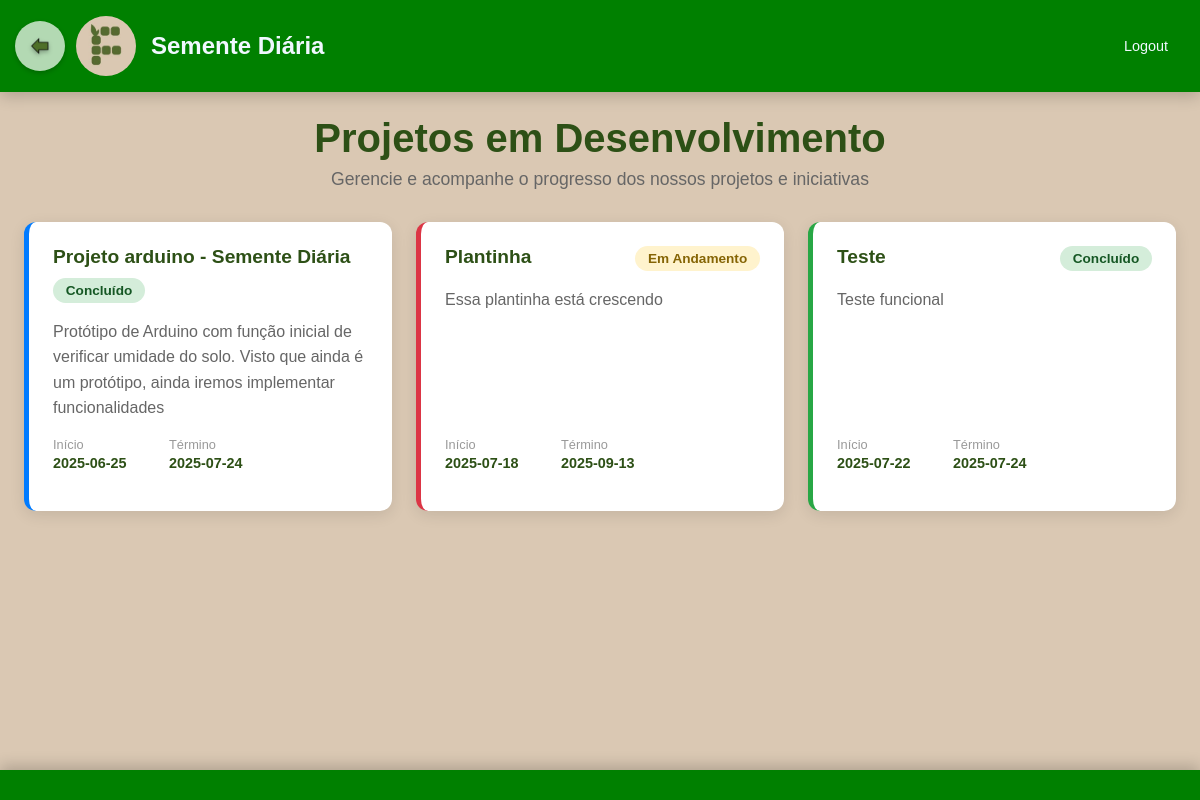
The app's page /projetos (signed in) with its own data.
### tables this page shows
CREATE TABLE eventos_calendario (
            id INTEGER PRIMARY KEY AUTOINCREMENT,
            titulo TEXT NOT NULL,
            descricao TEXT,
            data_inicio TEXT NOT NULL,
            data_fim TEXT,
            cor TEXT DEFAULT '#28a745',
            usuario_id INTEGER NOT NULL, progresso INTEGER DEFAULT 0,
            FOREIGN KEY (usuario_id) REFERENCES usuarios (id)
        );

### app.py (the view)
@app.route('/projetos')
@login_required
def projetos():
    projetos_raw = get_admin_projects()
    projetos = []
    data_atual = datetime.now()
    for p in projetos_raw:
        projeto = dict(p)
        try:
            data_inicio = datetime.strptime(projeto['data_inicio'], '%Y-%m-%d')
            data_fim = datetime.strptime(projeto['data_fim'], '%Y-%m-%d') if projeto['data_fim'] else None
            if data_fim and data_atual > data_fim:
                projeto.update({'status': 'concluido', 'status_texto': 'Concluído'})
            elif data_atual >= data_inicio:
                projeto.update({'status': 'em-andamento', 'status_texto': 'Em Andamento'})
            else:
                projeto.update({'status': 'aguardando', 'status_texto': 'Aguardando'})
        except ValueError:
            projeto.update({'status': 'aguardando', 'status_texto': 'Aguardando'})
        projetos.append(projeto)
    return render_template('projetos.html.j2', projetos=projetos)

### app.py (called while the page is built)
def get_db():
    conn = sqlite3.connect('app.db')
    conn.row_factory = sqlite3.Row
    return conn

def get_user_id(nome_usuario):
    with get_db() as conn:
        user = conn.execute('SELECT id FROM usuarios WHERE nome = ?', (nome_usuario,)).fetchone()
        return user['id'] if user else None

def is_admin():
    return session.get('usuario') == 'admin'

def get_admin_projects():
    admin_id = get_user_id('admin')
    if not admin_id:
        return []
    with get_db() as conn:
        return conn.execute('SELECT * FROM eventos_calendario WHERE usuario_id = ? ORDER BY data_inicio ASC',
                           (admin_id,)).fetchall()

def login_required(f):
    @wraps(f)
    def decorated(*args, **kwargs):
        if 'usuario' not in session:
            return redirect('/login')
        return f(*args, **kwargs)
    return decorated

@app.context_processor
def inject_user():
    return dict(
        session=session,
        is_admin=is_admin
    )

### templates/projetos.html.j2 (shortened to what this page needs)
<!DOCTYPE html>
<html lang="pt-br">
<head>
</head>
<body>
    <header>
        <button class="seta" onclick="window.location.href='/'">
            <img src="/static/download-removebg-preview.png" alt="Voltar">
        </button>
        <div class="header-left">
            <img class="logo" src="{{ url_for('static', filename='logo.png') }}" alt="Logo">
            <h1>Semente Diária</h1>
        </div>
        <div class="header-right">
            <a href="/logout">Logout</a>
        </div>
    </header>
    <main>
        <div class="page-header">
            <h1>Projetos em Desenvolvimento</h1>
            <p>Gerencie e acompanhe o progresso dos nossos projetos e iniciativas</p>
        </div>
        <div class="projetos-container">
            {% if projetos %}
                {% for projeto in projetos %}
                <div class="projeto-card" style="border-left-color: {{ projeto.cor or '#28a745' }};">
                    <div class="projeto-header">
                        <h2 class="projeto-titulo">{{ projeto.titulo }}</h2>
                        <span class="projeto-status {{ projeto.status }}">
                            {{ projeto.status_texto }}
                        </span>
                    </div>
                    {% if projeto.descricao %}
                    <div class="projeto-descricao">
                        {{ projeto.descricao }}
                    </div>
                    {% endif %}
                    <div class="projeto-datas">
                        <div class="data-item">
                            <span class="data-label">Início</span>
                            <span class="data-valor">{{ projeto.data_inicio }}</span>
                        </div>
                        {% if projeto.data_fim %}
                        <div class="data-item">
                            <span class="data-label">Término</span>
                            <span class="data-valor">{{ projeto.data_fim }}</span>
                        </div>
                        {% endif %}
                    </div>
                </div>
                {% endfor %}
            {% else %}
                <div class="nenhum-projeto">
                    <h2>Nenhum projeto encontrado</h2>
                    <p>Ainda não há projetos cadastrados no sistema.</p>
                    <a href="/calendario" class="btn-calendario">Ver Calendário</a>
                </div>
            {% endif %}
        </div>
    </main>
    <footer>
    </footer>
</body>
</html>

### templates/projetos.html.j2 (style rules this page uses)
* { box-sizing: border-box; margin: 0; padding: 0; }
body { background-color: #dac8b3; font-family: Arial, sans-serif; min-height: 100vh; display: flex; flex-direction: column; position: relative; padding-bottom: 80px; }
header { display: flex; background-color: green; width: 100%; padding: 1rem; align-items: center; justify-content: space-between; box-shadow: 0 4px 15px rgba(0,0,0,0.2); position: relative; flex-wrap: wrap; }
a { text-decoration: none; color: inherit; display: block; transition: all 0.3s ease; }
.header-left { display: flex; align-items: center; gap: 15px; margin-left: 60px; }
.header-left h1 { color: aliceblue; margin: 0; font-size: clamp(1rem, 4vw, 1.5rem); white-space: nowrap; }
.logo { width: 60px; height: 60px; border-radius: 50%; object-fit: cover; }
.seta { position: absolute; top: 50%; left: 15px; transform: translateY(-50%); background: none; border: none; cursor: pointer; z-index: 3; padding: 10px; background-color: rgba(255, 255, 255, 0.7); border-radius: 50%; width: 50px; height: 50px; display: flex; align-items: center; justify-content: center; transition: all 0.3s ease; box-shadow: 0 2px 5px rgba(0,0,0,0.2); }
.seta img { width: 30px; height: 30px; filter: drop-shadow(0 2px 2px rgba(0,0,0,0.3)); }
.header-right { display: flex; align-items: center; gap: 15px; }
.header-right a { color: aliceblue; padding: 8px 16px; border-radius: 20px; transition: all 0.3s ease; font-size: 0.9rem; }
main { padding: 1.5rem; max-width: 1200px; margin: 0 auto; width: 100%; flex: 1; }
.page-header { text-align: center; margin-bottom: 2rem; }
.page-header h1 { color: #2d5016; font-size: clamp(1.5rem, 5vw, 2.5rem); margin-bottom: 0.5rem; }
.page-header p { color: #666; font-size: clamp(0.9rem, 3vw, 1.1rem); }
.projetos-container { display: grid; grid-template-columns: repeat(auto-fill, minmax(300px, 1fr)); gap: 1.5rem; margin-top: 2rem; }
.projeto-card { background: white; border-radius: 12px; padding: 1.5rem; box-shadow: 0 4px 15px rgba(0,0,0,0.1); border-left: 5px solid; transition: transform 0.3s ease, box-shadow 0.3s ease; display: flex; flex-direction: column; }
.projeto-header { display: flex; justify-content: space-between; align-items: flex-start; margin-bottom: 1rem; flex-wrap: wrap; gap: 10px; }
.projeto-titulo { font-size: 1.2rem; font-weight: bold; color: #2d5016; margin: 0; }
.projeto-status { background: #e8f5e8; color: #2d5016; padding: 0.3rem 0.8rem; border-radius: 20px; font-size: 0.85rem; font-weight: bold; white-space: nowrap; }
.projeto-status.em-andamento { background: #fff3cd; color: #856404; }
.projeto-status.concluido { background: #d4edda; color: #155724; }
.projeto-descricao { color: #666; line-height: 1.6; margin-bottom: 1rem; flex-grow: 1; }
.projeto-datas { display: flex; gap: 1rem; font-size: 0.9rem; margin-bottom: 1rem; flex-wrap: wrap; }
.data-item { display: flex; flex-direction: column; min-width: 100px; }
.data-label { color: #999; font-size: 0.8rem; margin-bottom: 0.2rem; }
.data-valor { color: #2d5016; font-weight: bold; }
footer { background-color: green; text-align: center; padding: 15px; width: 100%; position: fixed; bottom: 0; box-shadow: 0 -4px 15px rgba(0,0,0,0.2); z-index: 10; }

### records on screen
eventos_calendario: titulo "Projeto arduino - Semente Diária", status_texto "Concluído", descricao "Protótipo de Arduino com função inicial de verificar umidade do solo. Visto que ainda é um protótipo, ainda iremos implementar funcionalidades", data_inicio "2025-06-25", data_fim "2025-07-24"
eventos_calendario: titulo "Plantinha", status_texto "Em Andamento", descricao "Essa plantinha está crescendo", data_inicio "2025-07-18", data_fim "2025-09-13"
eventos_calendario: titulo "Teste", status_texto "Concluído", descricao "Teste funcional", data_inicio "2025-07-22", data_fim "2025-07-24"
